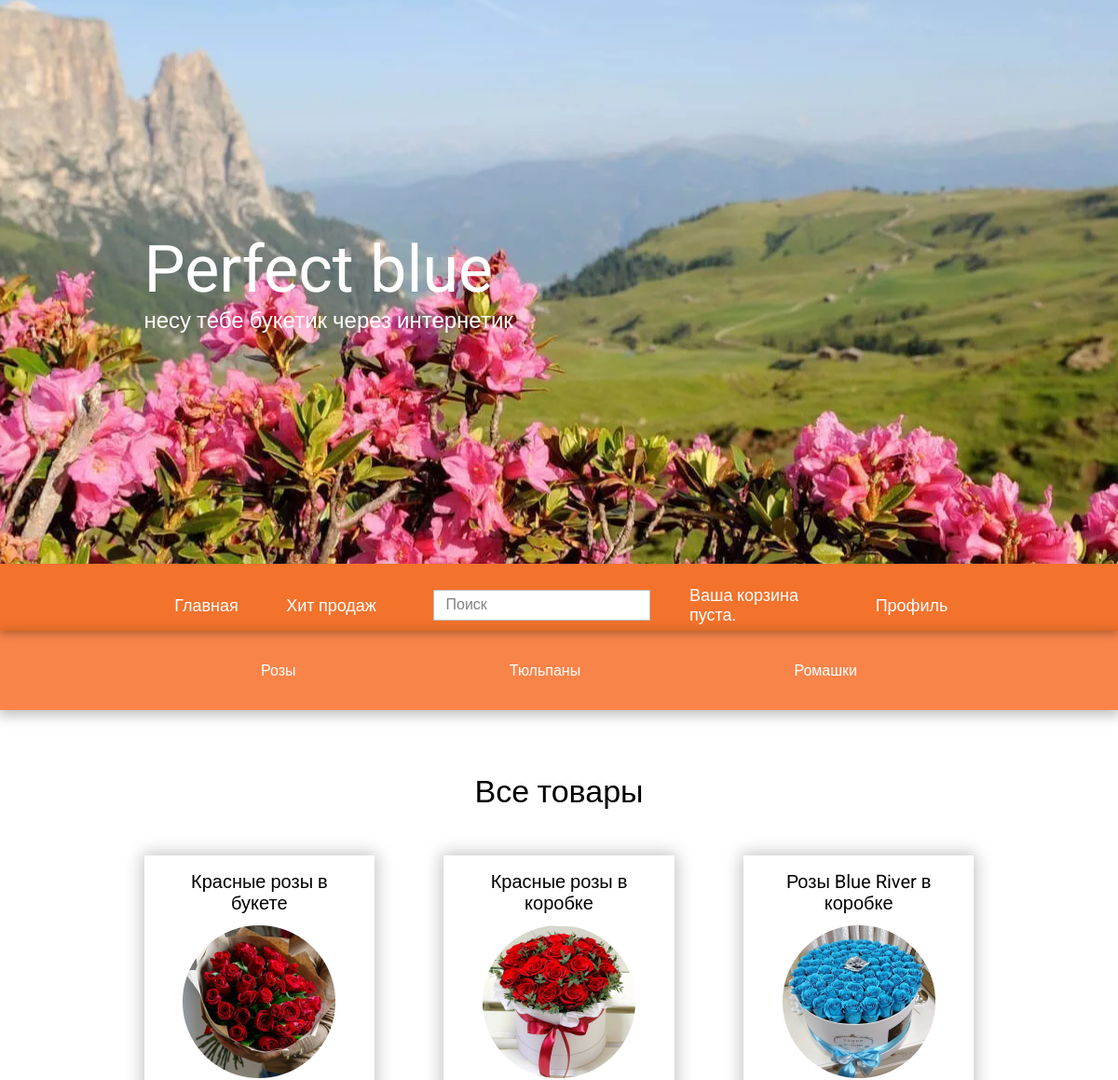
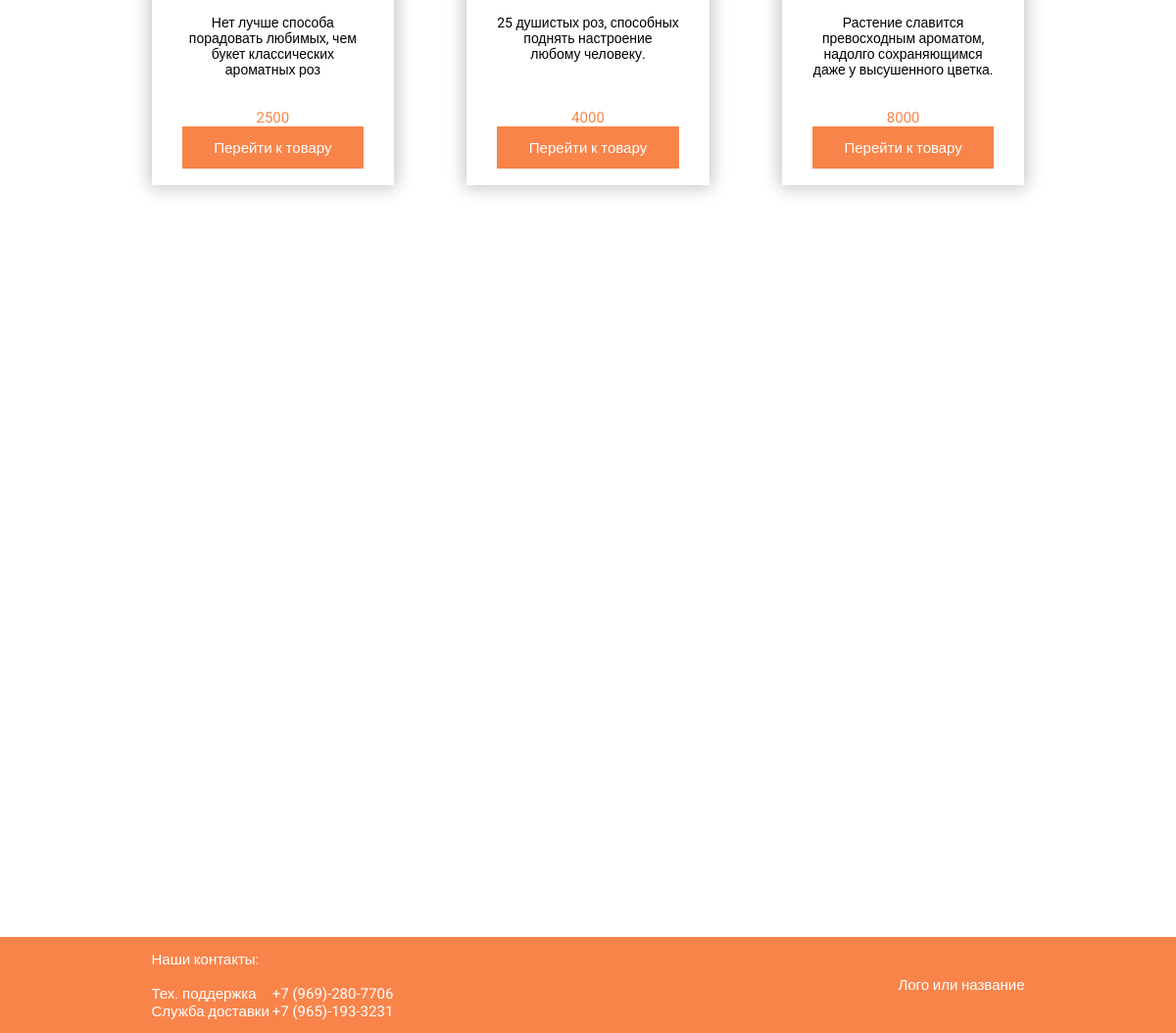
Page /category/roses/ (signed in) on the committed database (2 pictures, top to bottom).
### flowers/models.py (models this page shows, shortened)
class Categories(models.Model):
    title = models.CharField(max_length=50, verbose_name='Название')
    slug = models.SlugField(max_length=255, unique=True, db_index=True)
    def __str__(self):
        return self.title
    def get_absolute_url(self):
        return reverse('category', kwargs={'category_slug': self.slug})
    class Meta:
        verbose_name = 'Категория'
        verbose_name_plural = 'Категории'
        ordering = ['id']

class Flowers(models.Model):
    title = models.CharField(max_length=50, verbose_name='Название')
    description = models.TextField(blank=True, verbose_name='Описание')
    price = models.CharField(max_length=10, verbose_name='Цена')
    number_of_purchases = models.IntegerField(default=0, verbose_name='Количество покупок')
    image = models.ImageField(upload_to='photos/%Y/%m/%d/', verbose_name='Фото')
    slug = models.SlugField(max_length=255, unique=True, db_index=True, verbose_name='URL')
    cat = models.ForeignKey('Categories', on_delete=models.CASCADE)
    def get_absolute_url(self):
        return reverse('post', kwargs={'post_slug': self.slug})
    class Meta:
        verbose_name = 'Цветы'
        verbose_name_plural = 'Цветы'
        ordering = ['title', 'price', 'number_of_purchases']

### flowers/views.py (the view)
# urls.py: path('category/<slug:category_slug>/', CategoriesFlowers.as_view(), name='category'),
class CategoriesFlowers(DataMixin, ListView):
    model = Flowers
    template_name = 'flowers/main.html'
    context_object_name = 'flowers'
    def get_queryset(self):
        return Flowers.objects.filter(cat__slug=self.kwargs['category_slug'])
    def get_context_data(self, *, object_list=None, **kwargs):
        context = super().get_context_data(**kwargs)
        user_context = self.get_user_context()
        return dict(list(context.items()) + list(user_context.items()))

### cart/cart.py (called while the page is built)
    def __len__(self):
        return sum(item['quantity'] for item in self.cart.values())

### cart/context_processors.py (called while the page is built)
def cart(request):
    return {'cart': Cart(request)}

### flowers/utils.py (called while the page is built)
    def get_user_context(self, **kwargs):
        context = kwargs
        context['menu'] = menu
        context['categories'] = cats
        return context

### flowers/templates/flowers/main.html (shortened to what this page needs)
{% extends 'flowers/base.html' %}
{% block header %}
<div class="sub__head">
    <div class="_container">
        <div class="subHead__row">
            <ul class="range">
                {% for c in categories %}
                <li><a href="{{ c.get_absolute_url }}">{{ c }}</a></li>
                {% endfor %}
            </ul>
        </div>
    </div>
</div>
{% endblock %}
{% block content %}
<main class="main">
    <div class="main__titleBlock">
        <div class="_container">
            <div class="main__title">
                Все товары
            </div>
        </div>
    </div>
    <div class="main__body">
        <div class="_container">
            <div class="main__row">
                <div class="main__page">
                    {% for f in flowers %}
                    <div class="page__body">
                        <div class="page__title">
                            {{ f.title }}
                        </div>
                        <div class="page__image">
                            <img src="{{ f.image.url }}" alt="">
                        </div>
                        <div class="page__text">
                            {{ f.description }}
                        </div>
                        <div class="page__price">
                            {{ f.price }}
                        </div>
                        <div class="page__link">
                            <a href="{{ f.get_absolute_url }}">
                                Перейти к товару
                            </a>
                        </div>
                    </div>
                </div>
                <div class="main__page">
                    {% endfor %}
                </div>
            </div>
        </div>
    </div>
    </div>
{% endblock %}

### flowers/static/flowers/css/style.css (style rules this page uses)
* { padding: 0; margin: 0; border: 0; }
*, *:before, *:after { -webkit-box-sizing: border-box; box-sizing: border-box; }
html, body { height: 100%; width: 100%; font-size: 100%; line-height: 1; font-size: 14px; -ms-text-size-adjust: 100%; -moz-text-size-adjust: 100%; -webkit-text-size-adjust: 100%; }
a, a:visited { text-decoration: none; }
ul li { list-style: none; }
img { vertical-align: top; }
body { font-family: 'Roboto', sans-serif; }
._container { max-width: 891px; margin: 0 auto; }
.sub__head { position:relative ; box-shadow: 0px 4px 13px 2px rgba(0, 0, 0, 0.25); }
.subHead__row { min-height: 85px; display: flex; justify-content: center; align-items: center; }
.range { min-width: 640px; display: flex; justify-content: space-between; }
.range a { font-size: 16px; line-height: 19px; color: #FFFFFF; }
.main { min-height: 1286px; }
.main__titleBlock { margin: 0px 0px 49px 0px; }
.main__title { font-size: 34px; line-height: 40px; display: flex; justify-content: center; margin: 67px 0px 0px 0px; }
.main__row { margin: 0px -37px; display: flex; flex-wrap: wrap; }
.main__page { margin-bottom: 108px; flex: 0 1 33.3333%; padding: 0px 37px; min-height: 414px; }
.page__body { padding: 0px 31px 0px 31px; box-shadow: 0px 0px 17px 2px rgba(0, 0, 0, 0.25); display: flex; flex-direction: column; }
.page__title { text-align: center; margin-top: 17px; margin-bottom: 12px; font-size: 20px; line-height: 23px; }
.page__image { display: flex; justify-content: center; margin-bottom: 17px; }
.page__text { min-height: 80px; text-align: center; font-size: 14px; line-height: 16px; margin-bottom: 16px; }
.page__price { display: flex; justify-content: center; align-items: center; font-size: 15px; color: #F9844A; line-height: 18px; }
.page__link { padding-bottom: 17px; }
.page__link a { font-size: 15px; line-height: 18px; min-width: 164px; min-height: 43px; display: flex; align-items: center; justify-content: center; background-color: #F9844A; color: #FFFFFF; }

### rows in the picture
Categories: title "Розы"
Categories: title "Тюльпаны"
Categories: title "Ромашки"
Flowers: title "Красные розы в букете", image (picture), description "Нет лучше способа порадовать любимых, чем букет классических ароматных роз", price "2500"
Flowers: title "Красные розы в коробке", image (picture), description "25 душистых роз, способных поднять настроение любому человеку.", price "4000"
Flowers: title "Розы Blue River в коробке", image (picture), description "Растение славится превосходным ароматом, надолго сохраняющимся даже у высушенного цветка.", price "8000"

### other values in the picture
{{ m.title }} "Главная" "Хит продаж"
